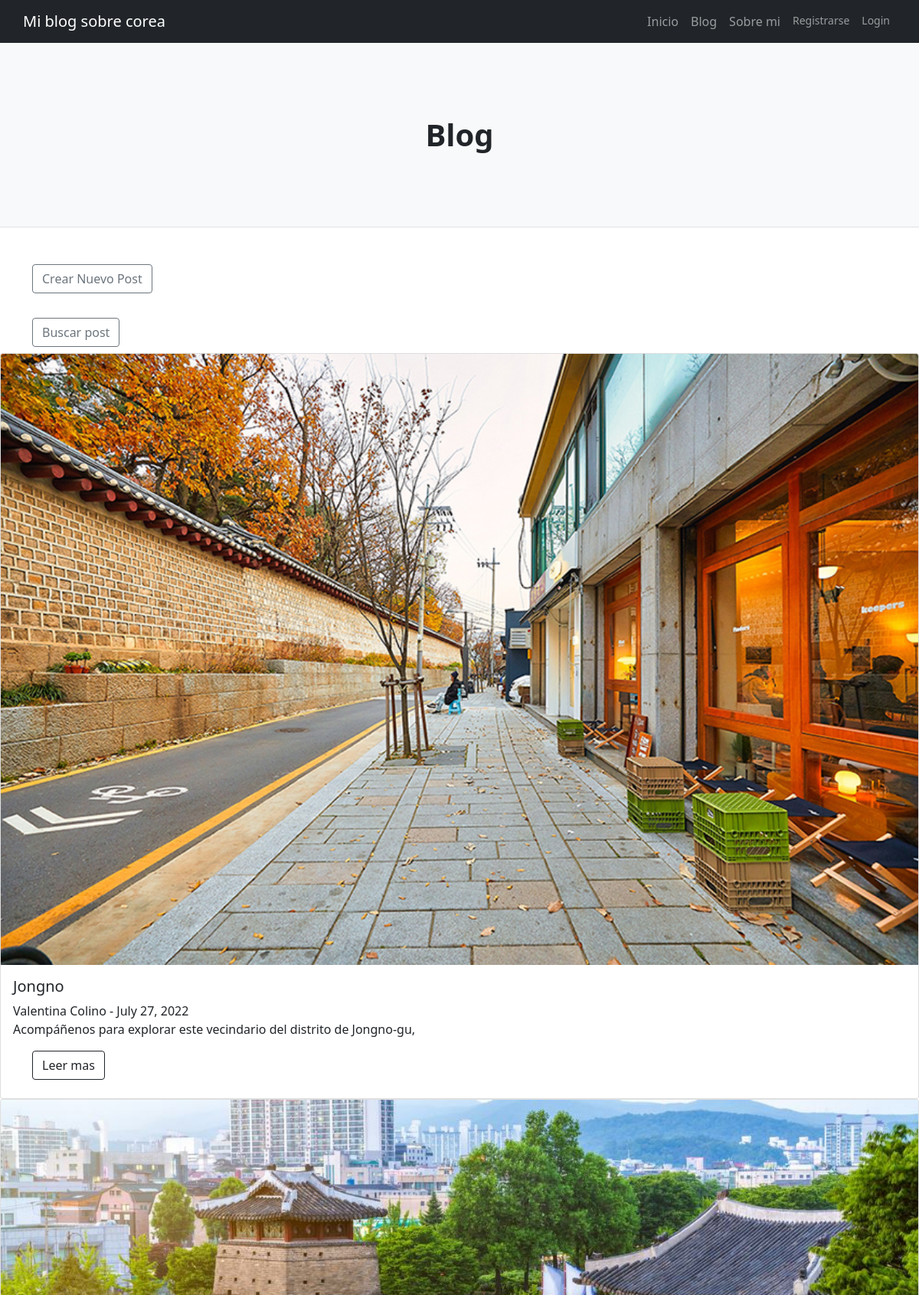
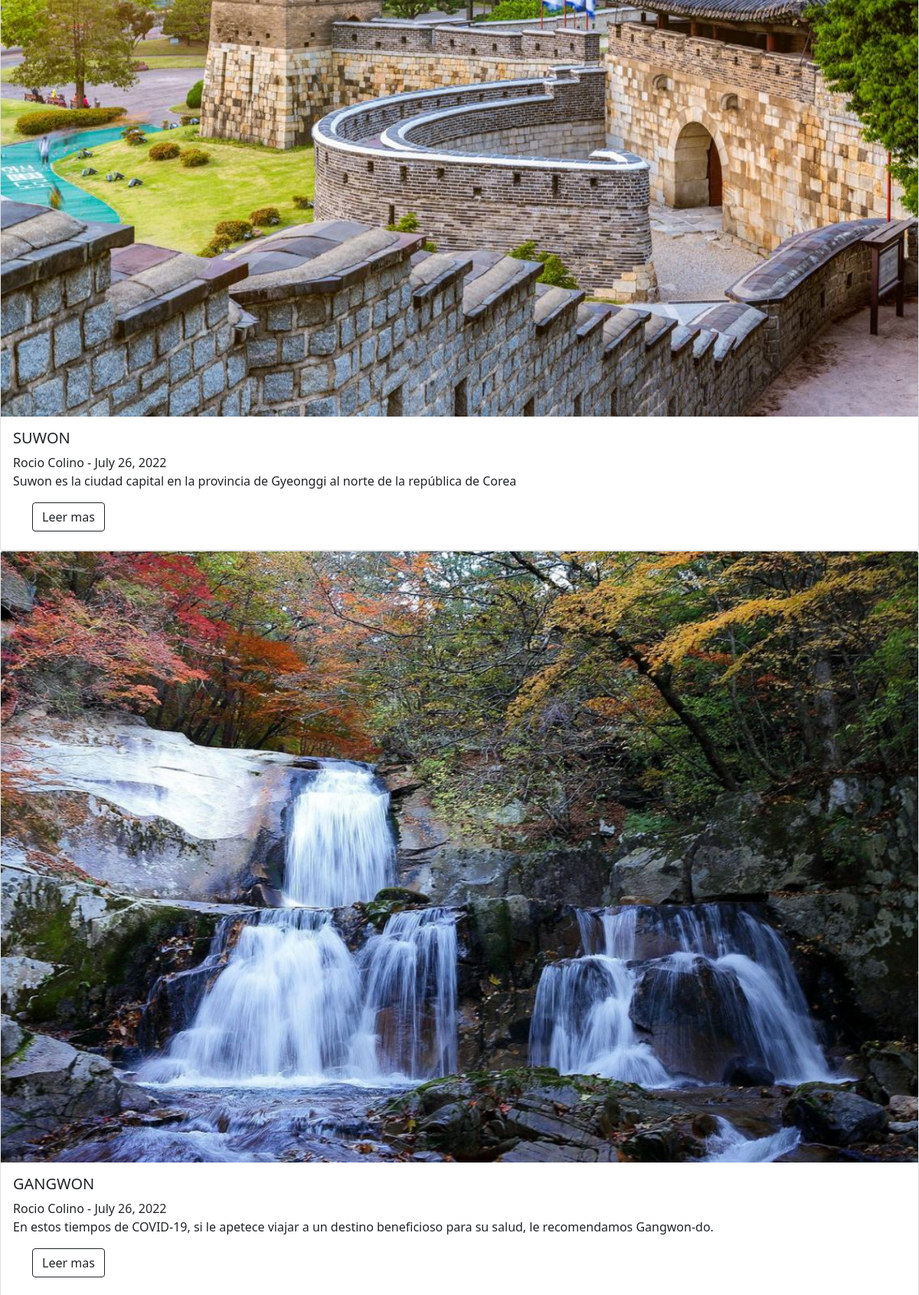
Screenshot of /blog/ (upper part) with the database file from the repository (2 pictures, top to bottom).
### Blog/models.py (models this page shows, shortened)
class Post(models.Model):
   titulo=models.CharField(max_length=255)
   subtitulo=models.CharField(max_length=200)
   autor=models.ForeignKey(User, on_delete=models.CASCADE)
   fecha=models.DateField(auto_now_add=True)
   imagen=models.ImageField(null=True, blank=True, upload_to="images/", default='images/default_blog.jpg')
   cuerpo=RichTextField(blank=True, null=True)
   categoria=models.CharField(max_length=255, default='Turismo')
   fragmento=models.CharField(max_length=150)

### Blog/views.py (the view)
# urls.py: path('blog/', BlogView.as_view(), name='blog'),
class BlogView(ListView):
    model=Post
    template_name='Blog/blog.html'
    ordering=['-fecha']

### Blog/templates/Blog/blog.html (shortened to what this page needs)
{% extends "Blog/padre.html" %}
{% load static %}
{% block contenidoQueCambia %}
 <header class="py-5 bg-light border-bottom mb-4">
<div class="container">
        <div class="text-center my-5">
            <h1 class="fw-bolder">Blog</h1>
        </div>
    </div>
</header>
<br/>
<div class="container"><h6><a href="{% url 'add_post' %}" class="btn btn-outline-secondary">Crear Nuevo Post</a></h6></div> </br>  <div class="container"><h6><a href="{% url 'busqueda_post' %}" class="btn btn-outline-secondary">Buscar post</a></h6></div>
{% for post in object_list %}
    {% if post.imagen %}
        <div class="card mb-9"  style="max-width: 1200px;">
                <img src="{{ post.imagen.url }}" class="card-img-top" >
    {% endif %}
        <div class="card-body"  >
            <h5 class="card-title" >{{ post.titulo}}</h5>{{ post.autor.first_name }} {{ post.autor.last_name }} - {{ post.fecha }}</h5>
            <p class="card-text">{{ post.fragmento }}</p>
<div class="container"><h6><a href="{% url 'post-detalles' post.pk %}" class="btn btn-outline-dark">Leer mas</a></h6></div>
        </div>
        </div>
{% endfor %}
{% endblock %}

### rows the page displays
Post: imagen (picture), titulo "Jongno", autor.first_name "Valentina", autor.last_name "Colino", fecha "July 27, 2022", fragmento "Acompáñenos para explorar este vecindario del distrito de Jongno-gu,"
Post: imagen (picture), titulo "SUWON", autor.first_name "Rocio", autor.last_name "Colino", fecha "July 26, 2022", fragmento "Suwon es la ciudad capital en la provincia de Gyeonggi al norte de la república de Corea"
Post: imagen (picture), titulo "GANGWON", autor.first_name "Rocio", autor.last_name "Colino", fecha "July 26, 2022", fragmento "En estos tiempos de COVID-19, si le apetece viajar a un destino beneficioso para su salud, le recomendamos Gangwon-do."
